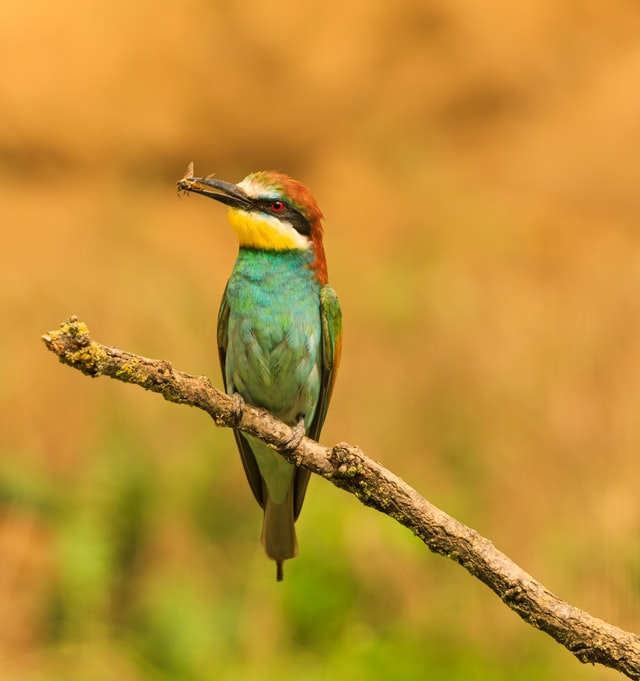
#> input picture images/bird.jpg, 640 x 681 px
$ python 10_image_cropping.py
#> lines starting #> are read from the running program, lines starting #| are printed output that depends on the picture
import cv2 as cv
import numpy as np

img = cv.imread('./images/bird.jpg')
#> img is the input picture: shape (681, 640, 3); mean B, G, R 50.7, 144.7, 193.4

def display(winname,image):
    cv.imshow(winname,image)
    cv.waitKey(0)
    cv.destroyAllWindows()

crop = img[100:550,100:450]
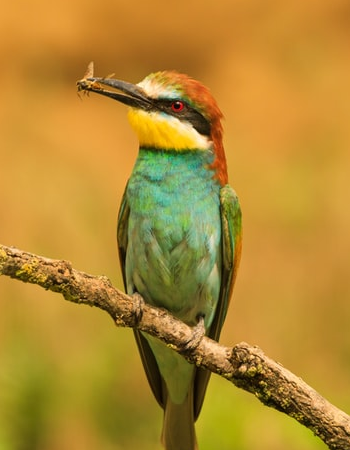
#> crop: shape (450, 350, 3); mean B, G, R 50.1, 137.5, 178.3
display("Cropped Image",crop)
